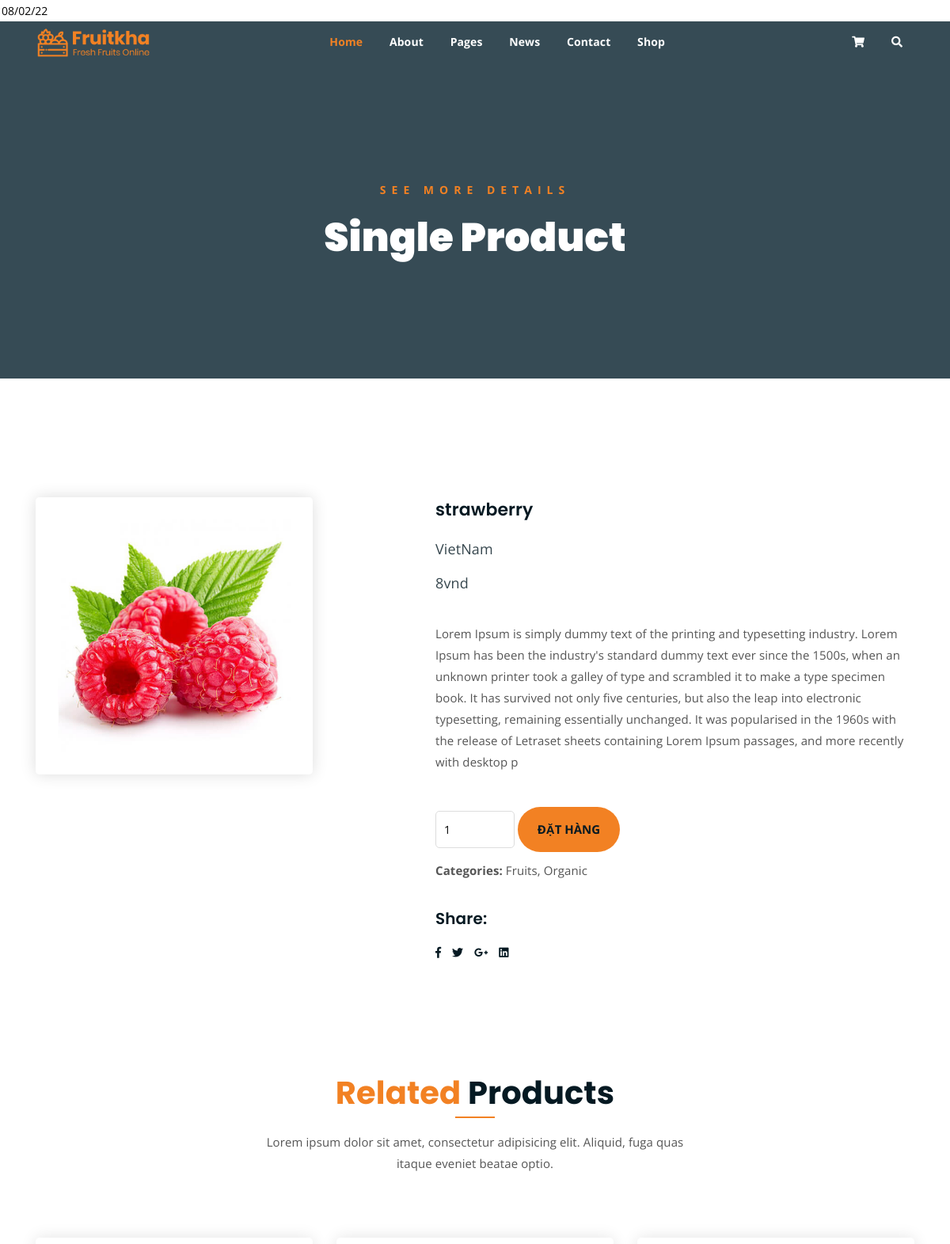
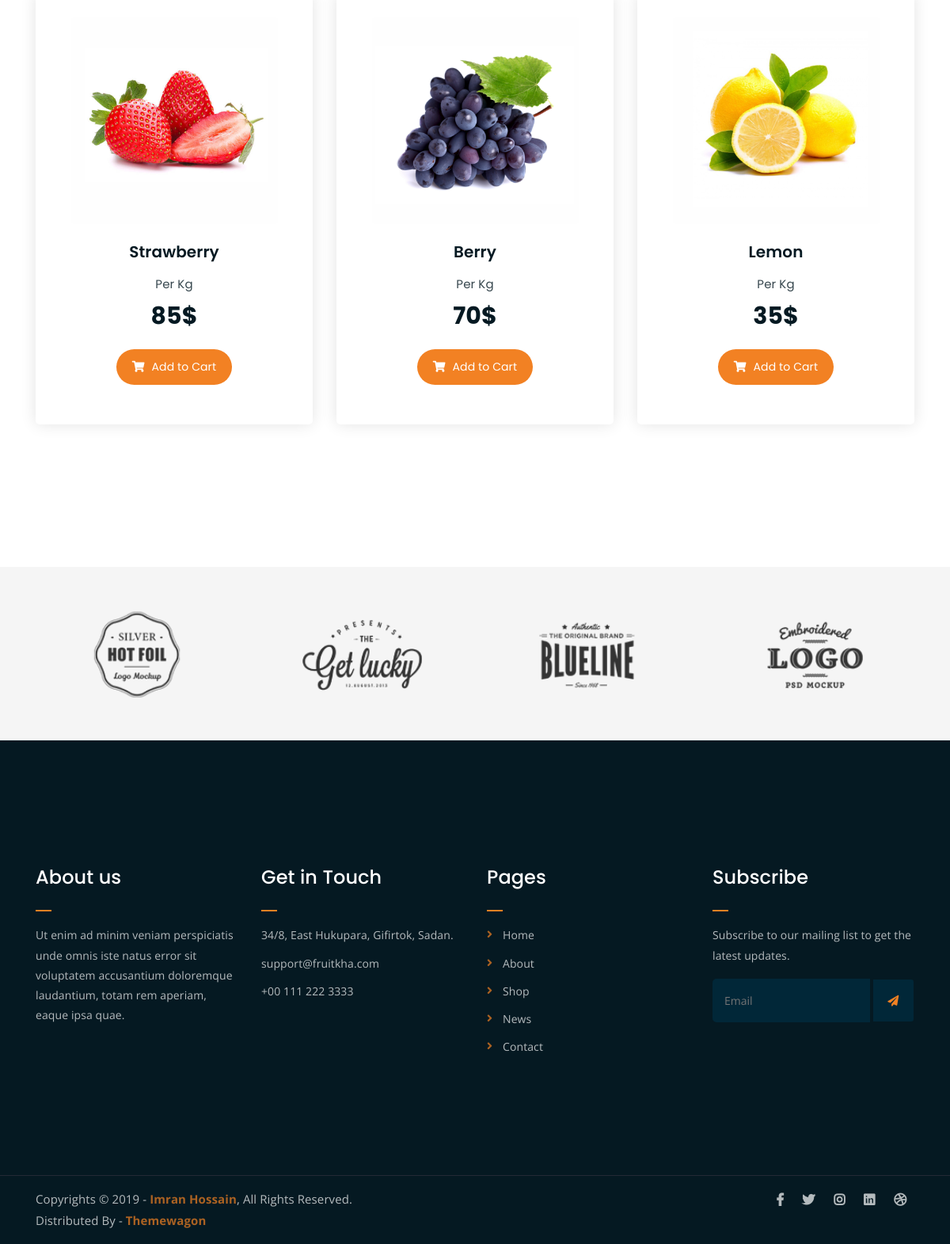
Page /baishow/template/main/single-product.php?id=28 on the committed database (2 pictures, top to bottom).
### tables this page shows
CREATE TABLE `product` (
  `id` int(11) NOT NULL,
  `name` varchar(50) NOT NULL,
  `category_id` int(11) NOT NULL,
  `avatar` varchar(50) NOT NULL,
  `origin` varchar(50) NOT NULL,
  `price` int(11) NOT NULL,
  `supplier_id` int(11) NOT NULL,
  `detail` varchar(500) NOT NULL,
  `sale` int(11) NOT NULL
);

### baishow/lib/dbConnect.php (called while the page is built, shortened)
<?php
    class database
    {
        public $link;
        function __construct()
        {
            $this->link = mysqli_connect("127.0.0.1","root","","lkfruit2") or die ();
            mysqli_set_charset($this->link,"utf8");
        }
        public function fetchOne($sql)
        {
            $result = mysqli_query($this->link,$sql) or die("Lỗi truy vấn fetchID ".mysqli_error($this->link));
            return mysqli_fetch_assoc($result);
        }
    }
?>

### baishow/template/main/single-product.php (the view, shortened to what this page needs)
<!DOCTYPE html>
<html lang="en">
<head>
	<link rel="stylesheet" href="../../public/site/temp2/css/all.min.css">
	<link rel="stylesheet" href="../../public/site/temp2/bootstrap/css/bootstrap.min.css">
	<link rel="stylesheet" href="../../public/site/temp2/css/owl.carousel.css">
	<link rel="stylesheet" href="../../public/site/temp2/css/magnific-popup.css">
	<link rel="stylesheet" href="../../public/site/temp2/css/animate.css">
	<link rel="stylesheet" href="../../public/site/temp2/css/meanmenu.min.css">
	<link rel="stylesheet" href="../../public/site/temp2/css/main.css">
	<link rel="stylesheet" href="../../public/site/temp2/css/responsive.css">
	<?php require_once(__DIR__ .'/../../lib/autoload.php'); ?>
</head>
<?php
if (isset($_GET['id'])) {
    $id = $_GET['id'];
    $sql = "SELECT * FROM product WHERE id=$id ";
    $product = $db->fetchOne($sql);
}
?>
<body>
	<div class="top-header-area" id="sticker">
		<div class="container">
			<div class="row">
				<div class="col-lg-12 col-sm-12 text-center">
					<div class="main-menu-wrap">
						<div class="site-logo">
							<a href="index.html">
								<img src="../../public/site/temp2/img/logo.png" alt="">
							</a>
						</div>
						<nav class="main-menu">
							<ul>
								<li class="current-list-item"><a href="#">Home</a>
								</li>
								<li><a href="about.html">About</a></li>
								<li><a href="#">Pages</a>
								</li>
								<li><a href="news.html">News</a>
								</li>
								<li><a href="contact.html">Contact</a></li>
								<li><a href="shop.html">Shop</a>
								</li>
								<li>
									<div class="header-icons">
										<a class="shopping-cart" href="cart.html"><i class="fas fa-shopping-cart"></i></a>
										<a class="mobile-hide search-bar-icon" href="#"><i class="fas fa-search"></i></a>
									</div>
								</li>
							</ul>
						</nav>
					</div>
				</div>
			</div>
		</div>
	</div>
	<div class="breadcrumb-section breadcrumb-bg">
		<div class="container">
			<div class="row">
				<div class="col-lg-8 offset-lg-2 text-center">
					<div class="breadcrumb-text">
						<p>See more Details</p>
						<h1>Single Product</h1>
					</div>
				</div>
			</div>
		</div>
	</div>
	<div class="single-product mt-150 mb-150">
		<div class="container">
			<div class="row">
				<div class="col-md-5">
					<div class="single-product-img">
							<img width="350" height="350" src="<?php echo $base_url.$product['avatar'] ?>" alt="">
					</div>
				</div>
				<div class="col-md-7">
					<div class="single-product-content">
							<div class="single-product-form">
                                <form action="cart.php" method="post">
                                <h3 name="name"><?php echo $product['name'] ?></h3>
								<p class="single-product-pricing"><span><?php echo $product['origin'] ?></span><span name="price"><?php echo $product['price'] ?>vnd</span></p>
								<br> <p><?php echo $product['detail'] ?></p><br>
								<input type="number" name="soluong" value="1" min="1" max="10">
								<input type="submit"class="cart-btn" name="addcart" value="Đặt Hàng">
                                <p><strong>Categories: </strong>Fruits, Organic</p>
                                </form>
						</div>
						<h4>Share:</h4>
						<ul class="product-share">
							<li><a href=""><i class="fab fa-facebook-f"></i></a></li>
							<li><a href=""><i class="fab fa-twitter"></i></a></li>
							<li><a href=""><i class="fab fa-google-plus-g"></i></a></li>
							<li><a href=""><i class="fab fa-linkedin"></i></a></li>
						</ul>
					</div>
				</div>
			</div>
		</div>
	</div>
	<div class="more-products mb-150">
		<div class="container">
			<div class="row">
				<div class="col-lg-8 offset-lg-2 text-center">
					<div class="section-title">
						<h3><span class="orange-text">Related</span> Products</h3>
						<p>Lorem ipsum dolor sit amet, consectetur adipisicing elit. Aliquid, fuga quas itaque eveniet beatae optio.</p>
					</div>
				</div>
			</div>
			<div class="row">
				<div class="col-lg-4 col-md-6 text-center">
					<div class="single-product-item">
						<div class="product-image">
							<a href="single-product.html"><img src="../../public/site/temp2/img/products/product-img-1.jpg" alt=""></a>
						</div>
						<h3>Strawberry</h3>
						<p class="product-price"><span>Per Kg</span> 85$ </p>
						<a href="cart.html" class="cart-btn"><i class="fas fa-shopping-cart"></i> Add to Cart</a>
					</div>
				</div>
				<div class="col-lg-4 col-md-6 text-center">
					<div class="single-product-item">
						<div class="product-image">
							<a href="single-product.html"><img src="../../public/site/temp2/img/products/product-img-2.jpg" alt=""></a>
						</div>
						<h3>Berry</h3>
						<p class="product-price"><span>Per Kg</span> 70$ </p>
						<a href="cart.html" class="cart-btn"><i class="fas fa-shopping-cart"></i> Add to Cart</a>
					</div>
				</div>
				<div class="col-lg-4 col-md-6 offset-lg-0 offset-md-3 text-center">
					<div class="single-product-item">
						<div class="product-image">
							<a href="single-product.html"><img src="../../public/site/temp2/img/products/product-img-3.jpg" alt=""></a>
						</div>
						<h3>Lemon</h3>
						<p class="product-price"><span>Per Kg</span> 35$ </p>
						<a href="cart.html" class="cart-btn"><i class="fas fa-shopping-cart"></i> Add to Cart</a>
					</div>
				</div>
			</div>
		</div>
	</div>
	<div class="logo-carousel-section">
		<div class="container">
			<div class="row">
				<div class="col-lg-12">
					<div class="logo-carousel-inner">
						<div class="single-logo-item">
							<img src="../../public/site/temp2/img/company-logos/1.png" alt="">
						</div>
						<div class="single-logo-item">
							<img src="../../public/site/temp2/img/company-logos/2.png" alt="">
						</div>
						<div class="single-logo-item">
							<img src="../../public/site/temp2/img/company-logos/3.png" alt="">
						</div>
						<div class="single-logo-item">
							<img src="../../public/site/temp2/img/company-logos/4.png" alt="">
						</div>
					</div>
				</div>
			</div>
		</div>
	</div>
	<div class="footer-area">
		<div class="container">
			<div class="row">
				<div class="col-lg-3 col-md-6">
					<div class="footer-box about-widget">
						<h2 class="widget-title">About us</h2>
						<p>Ut enim ad minim veniam perspiciatis unde omnis iste natus error sit voluptatem accusantium doloremque laudantium, totam rem aperiam, eaque ipsa quae.</p>
					</div>
				</div>
				<div class="col-lg-3 col-md-6">
					<div class="footer-box get-in-touch">
						<h2 class="widget-title">Get in Touch</h2>
						<ul>
							<li>34/8, East Hukupara, Gifirtok, Sadan.</li>
							<li>support@fruitkha.com</li>
							<li>+00 111 222 3333</li>
						</ul>
					</div>
				</div>
				<div class="col-lg-3 col-md-6">
					<div class="footer-box pages">
						<h2 class="widget-title">Pages</h2>
						<ul>
							<li><a href="index.html">Home</a></li>
							<li><a href="about.html">About</a></li>
							<li><a href="services.html">Shop</a></li>
							<li><a href="news.html">News</a></li>
							<li><a href="contact.html">Contact</a></li>
						</ul>
					</div>
				</div>
				<div class="col-lg-3 col-md-6">
					<div class="footer-box subscribe">
						<h2 class="widget-title">Subscribe</h2>
						<p>Subscribe to our mailing list to get the latest updates.</p>
						<form action="index.html">
							<input type="email" placeholder="Email">
							<button type="submit"><i class="fas fa-paper-plane"></i></button>
						</form>
					</div>
				</div>
			</div>
		</div>
	</div>
	<div class="copyright">
		<div class="container">
			<div class="row">
				<div class="col-lg-6 col-md-12">
					<p>Copyrights &copy; 2019 - <a href="https://imransdesign.com/">Imran Hossain</a>,  All Rights Reserved.<br>
						Distributed By - <a href="https://themewagon.com/">Themewagon</a>
					</p>
				</div>
				<div class="col-lg-6 text-right col-md-12">
					<div class="social-icons">
						<ul>
							<li><a href="#" target="_blank"><i class="fab fa-facebook-f"></i></a></li>
							<li><a href="#" target="_blank"><i class="fab fa-twitter"></i></a></li>
							<li><a href="#" target="_blank"><i class="fab fa-instagram"></i></a></li>
							<li><a href="#" target="_blank"><i class="fab fa-linkedin"></i></a></li>
							<li><a href="#" target="_blank"><i class="fab fa-dribbble"></i></a></li>
						</ul>
					</div>
				</div>
			</div>
		</div>
	</div>
</body>
</html>

### rows in the picture
product: avatar (picture), name "strawberry", origin "VietNam", price "8", detail "Lorem Ipsum is simply dummy text of the printing and typesetting industry. Lorem Ipsum has been the industry's standard dummy text ever since the 1500s, when an unknown printer took a galley of type and scrambled it to make a type specimen book. It has survived not only five centuries, but also the leap into electronic typesetting, remaining essentially unchanged. It was popularised in the 1960s with the release of Letraset sheets containing Lorem Ipsum passages, and more recently with desktop p"
